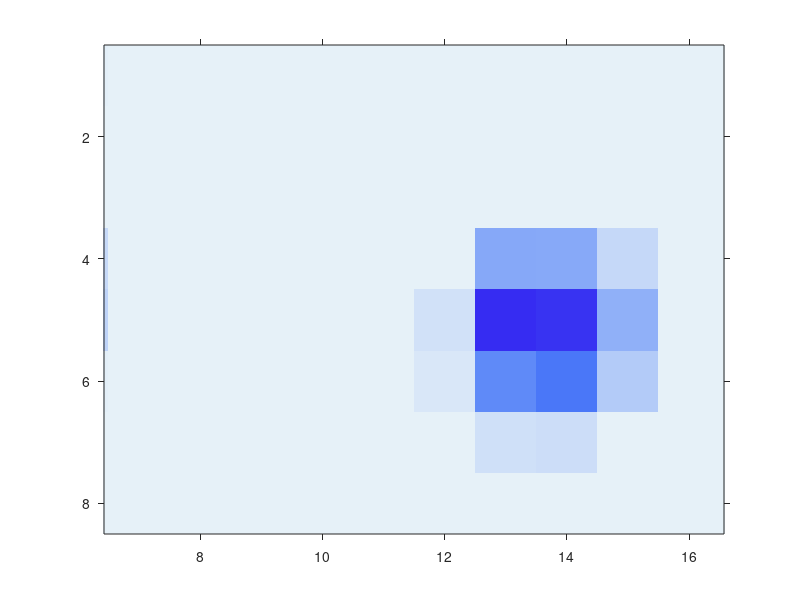

Write the MATLAB code that produced this figure. (Note: this script raises an error after producing the figure.)
clc;clear;close all
x_num=22;y_num=8;
src_num=x_num*y_num;
rec_num=35;

da=load("single_test_mod.txt");
grid=[y_num,x_num];
A=da(:,1);
t=da(:,2);
d=da(:,3);
t(find(A==0))=0;


da=load("single_inv_mod_1.txt");
A_init=da(:,1);
t_init=da(:,2);
d_init=da(:,3);
t_init(find(A_init<0.1))=0;
A_init(find(A_init<0.1))=0;

da=load("single_inv_mod_2.txt");
A_init1=da(:,1)';
t_init1=da(:,2)';
d_init1=da(:,3);
t_init1(find(A_init1<0.1))=0;
A_init1(find(A_init1<0.1))=0;



fs=16;
load c3.mat
load c1.mat
a1=reshape(A_init1,[x_num,y_num]);
a1=fliplr(a1);
figure
colormap(c3)
imagesc(a1')
set(gca,'TickDir','out')
axis equal
ylim([0.5 y_num+0.5])
clim([0 10]);
ax = gca; 
ax.XAxisLocation = 'top'; 
ax.FontSize=fs;
ax.FontName='Arial';
ax.FontWeight="bold";
ax.XAxis.MinorTick = 'on';
ax.YAxis.MinorTick = 'on';
% xlabel("Distance along strike (km)",'FontSize',fs,"fontweight",'bold','FontName','Arial')
ax.XAxis.MinorTickValues = 0.5:1:22.5;
xticks([0.5,5.5, 10.5, 15.5, 20.5]);
xticklabels({'0','25', '50', '75', '100'});
ylabel("Depth (km)",'FontSize',fs,"fontweight",'bold','FontName','Arial')
yticks([2.3475,4.6569,6.9663]);
yticklabels({'10','20','30'});
c = colorbar;
c.Location="southoutside";
c.Title.String = 'Strength coefficient';
c.Title.FontSize = fs;
c.Title.FontWeight = 'bold';
c.Title.Position = [c.Title.Position(1)+160, c.Title.Position(2)-45 , c.Title.Position(3)];
k=1;
for i=1:y_num
    for j=1:x_num
    sub_fault_mid(k,1)=j;
    sub_fault_mid(k,2)=y_num-i+1;
    sub_fault_length(k,1)=A_init1(k)*cos(d_init1(k)*pi/180);
    sub_fault_length(k,2)=-A_init1(k)*sin(d_init1(k)*pi/180);
    k=k+1;
    end
end
hold on
quiver(sub_fault_mid(:,1),sub_fault_mid(:,2),sub_fault_length(:,1),sub_fault_length(:,2),0.8,'k')
% exportgraphics(gcf, 'C:\Users\yuqinhua\Desktop\反演绘图\pic\mod1_a3.png', 'Resolution', 900);

a1=reshape(A_init,[x_num,y_num]);
a1=fliplr(a1);
figure
colormap(c3)
imagesc(a1')
set(gca,'TickDir','out')
axis equal
ylim([0.5 y_num+0.5])
clim([0 10]);
ax = gca; 
ax.XAxisLocation = 'top'; 
ax.FontSize=fs;
ax.FontName='Arial';
ax.FontWeight="bold";
ax.XAxis.MinorTick = 'on';
ax.YAxis.MinorTick = 'on';
% xlabel("Distance along strike (km)",'FontSize',fs,"fontweight",'bold','FontName','Arial')
ax.XAxis.MinorTickValues = 0.5:1:22.5;
xticks([0.5,5.5, 10.5, 15.5, 20.5]);
xticklabels({'0','25', '50', '75', '100'});
ylabel("Depth (km)",'FontSize',fs,"fontweight",'bold','FontName','Arial')
yticks([2.3475,4.6569,6.9663]);
yticklabels({'10','20','30'});
k=1;
for i=1:y_num
    for j=1:x_num
    sub_fault_mid(k,1)=j;
    sub_fault_mid(k,2)=y_num-i+1;
    sub_fault_length(k,1)=A_init(k)*cos(d_init(k)*pi/180);
    sub_fault_length(k,2)=-A_init(k)*sin(d_init(k)*pi/180);
    k=k+1;
    end
end
hold on
quiver(sub_fault_mid(:,1),sub_fault_mid(:,2),sub_fault_length(:,1),sub_fault_length(:,2),0.8,'k')
% exportgraphics(gcf, 'C:\Users\yuqinhua\Desktop\反演绘图\pic\mod1_a1.png', 'Resolution', 900);

a2=reshape(A,[x_num,y_num]);
a2=fliplr(a2);
figure
colormap(c3)
imagesc(a2')
set(gca,'TickDir','out')
axis equal
ylim([0.5 y_num+0.5])
clim([0 10]);
ax = gca; 
ax.XAxisLocation = 'top'; 
ax.FontSize=fs;
ax.FontName='Arial';
ax.FontWeight="bold";
ax.XAxis.MinorTick = 'on';
ax.YAxis.MinorTick = 'on';
xlabel("Distance along the strike of Fault-1 (km)",'FontSize',fs,"fontweight",'bold','FontName','Arial')
ax.XAxis.MinorTickValues = 0.5:1:22.5;
xticks([0.5,5.5, 10.5, 15.5, 20.5]);
xticklabels({'0','25', '50', '75', '100'});
ylabel("Depth (km)",'FontSize',fs,"fontweight",'bold','FontName','Arial')
yticks([2.3475,4.6569,6.9663]);
yticklabels({'10','20','30'});
k=1;
for i=1:y_num
    for j=1:x_num
    sub_fault_mid(k,1)=j;
    sub_fault_mid(k,2)=y_num-i+1;
    sub_fault_length(k,1)=A(k)*cos(d(k)*pi/180);
    sub_fault_length(k,2)=-A(k)*sin(d(k)*pi/180);
    k=k+1;
    end
end
hold on
quiver(sub_fault_mid(:,1),sub_fault_mid(:,2),sub_fault_length(:,1),sub_fault_length(:,2),0.8,'k')
% exportgraphics(gcf, 'C:\Users\yuqinhua\Desktop\反演绘图\pic\mod1_a2.png', 'Resolution', 900);

a1=reshape(t_init1,[x_num,y_num]);
a1=fliplr(a1);
% a1(11:14,:)=a1(12:15,:);
figure
colormap(c1)
imagesc(a1')
set(gca,'TickDir','out')
axis equal
ylim([0.5 y_num+0.5])
clim([0 200]);
ax = gca; 
ax.XAxisLocation = 'top'; 
ax.FontSize=fs;
ax.FontName='Arial';
ax.FontWeight="bold";
ax.XAxis.MinorTick = 'on';
ax.YAxis.MinorTick = 'on';
% xlabel("Distance along strike (km)",'FontSize',fs,"fontweight",'bold','FontName','Arial')
ax.XAxis.MinorTickValues = 0.5:1:22.5;
xticks([0.5,5.5, 10.5, 15.5, 20.5]);
xticklabels({'0','25', '50', '75', '100'});
ylabel("Depth (km)",'FontSize',fs,"fontweight",'bold','FontName','Arial')
yticks([2.3475,4.6569,6.9663]);
yticklabels({'10','20','30'});
c = colorbar;
c.Location="southoutside";
c.Title.String = 'Time difference (s)';
c.Title.FontSize = fs;
c.Title.FontWeight = 'bold';
c.Title.Position = [c.Title.Position(1)+160, c.Title.Position(2)-45 , c.Title.Position(3)];
% exportgraphics(gcf, 'C:\Users\yuqinhua\Desktop\反演绘图\pic\mod1_t3.png', 'Resolution', 900);

a1=reshape(t_init,[x_num,y_num]);
a1=fliplr(a1);
figure
colormap(c1)
imagesc(a1')
set(gca,'TickDir','out')
axis equal
ylim([0.5 y_num+0.5])
clim([0 200]);
ax = gca; 
ax.XAxisLocation = 'top'; 
ax.FontSize=fs;
ax.FontName='Arial';
ax.FontWeight="bold";
ax.XAxis.MinorTick = 'on';
ax.YAxis.MinorTick = 'on';
% xlabel("Distance along strike (km)",'FontSize',fs,"fontweight",'bold','FontName','Arial')
ax.XAxis.MinorTickValues = 0.5:1:22.5;
xticks([0.5,5.5, 10.5, 15.5, 20.5]);
xticklabels({'0','25', '50', '75', '100'});
ylabel("Depth (km)",'FontSize',fs,"fontweight",'bold','FontName','Arial')
yticks([2.3475,4.6569,6.9663]);
yticklabels({'10','20','30'});
% exportgraphics(gcf, 'C:\Users\yuqinhua\Desktop\反演绘图\pic\mod1_t1.png', 'Resolution', 900);

a2=reshape(t,[x_num,y_num]);
a2=fliplr(a2);
figure
colormap(c1)
imagesc(a2')
set(gca,'TickDir','out')
axis equal
ylim([0.5 y_num+0.5])
clim([0 200]);
ax = gca; 
ax.XAxisLocation = 'top'; 
ax.FontSize=fs;
ax.FontName='Arial';
ax.FontWeight="bold";
ax.XAxis.MinorTick = 'on';
ax.YAxis.MinorTick = 'on';
xlabel("Distance along the strike of Fault-1 (km)",'FontSize',fs,"fontweight",'bold','FontName','Arial')
ax.XAxis.MinorTickValues = 0.5:1:22.5;
xticks([0.5,5.5, 10.5, 15.5, 20.5]);
xticklabels({'0','25', '50', '75', '100'});
ylabel("Depth (km)",'FontSize',fs,"fontweight",'bold','FontName','Arial')
yticks([2.3475,4.6569,6.9663]);
yticklabels({'10','20','30'});
% exportgraphics(gcf, 'C:\Users\yuqinhua\Desktop\反演绘图\pic\mod1_t2.png', 'Resolution', 900);

